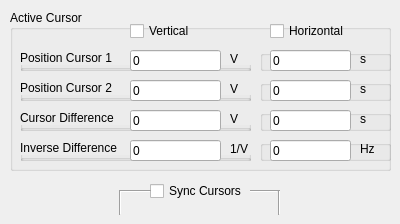
   <widget class="QWidget" name="Cursor">
    <property name="toolTip">
     <string>Activates and evaluates view cursors</string>
    </property>
    <attribute name="title">
     <string>Cursor</string>
    </attribute>
    <widget class="QGroupBox" name="groupCursor">
     <property name="geometry">
      <rect>
       <x>10</x>
       <y>10</y>
       <width>381</width>
       <height>161</height>
      </rect>
     </property>
     <property name="toolTip">
      <string>Cursor selection and positions</string>
     </property>
     <property name="title">
      <string>Active Cursor</string>
     </property>
     <widget class="QCheckBox" name="ckVertical">
      <property name="geometry">
       <rect>
        <x>120</x>
        <y>10</y>
        <width>90</width>
        <height>22</height>
       </rect>
      </property>
      <property name="text">
       <string>Vertical</string>
      </property>
     </widget>
     <widget class="QCheckBox" name="ckHorizontal">
      <property name="geometry">
       <rect>
        <x>260</x>
        <y>10</y>
        <width>90</width>
        <height>22</height>
       </rect>
      </property>
      <property name="text">
       <string>Horizontal</string>
      </property>
     </widget>
    </widget>
    <widget class="QGroupEditWithUnit" name="groupVerticalCursor1">
     <property name="geometry">
      <rect>
       <x>20</x>
       <y>50</y>
       <width>231</width>
       <height>21</height>
      </rect>
     </property>
     <property name="title">
      <string>Position Cursor 1</string>
     </property>
     <widget class="QLineEdit" name="editVerticalCursor1">
      <property name="geometry">
       <rect>
        <x>110</x>
        <y>0</y>
        <width>91</width>
        <height>21</height>
       </rect>
      </property>
      <property name="text">
       <string>0</string>
      </property>
     </widget>
     <widget class="QLabel" name="labelVerticalCursor1Unit">
      <property name="geometry">
       <rect>
        <x>210</x>
        <y>0</y>
        <width>21</width>
        <height>17</height>
       </rect>
      </property>
      <property name="text">
       <string>V</string>
      </property>
     </widget>
    </widget>
    <widget class="QGroupEditWithUnit" name="groupVerticalCursor2">
     <property name="geometry">
      <rect>
       <x>20</x>
       <y>80</y>
       <width>231</width>
       <height>21</height>
      </rect>
     </property>
     <property name="title">
      <string>Position Cursor 2</string>
     </property>
     <widget class="QLineEdit" name="editVerticalCursor2">
      <property name="geometry">
       <rect>
        <x>110</x>
        <y>0</y>
        <width>91</width>
        <height>21</height>
       </rect>
      </property>
      <property name="text">
       <string>0</string>
      </property>
     </widget>
     <widget class="QLabel" name="labelVerticalCursor2Unit">
      <property name="geometry">
       <rect>
        <x>210</x>
        <y>0</y>
        <width>21</width>
        <height>17</height>
       </rect>
      </property>
      <property name="text">
       <string>V</string>
      </property>
     </widget>
    </widget>
    <widget class="QGroupEditWithUnit" name="groupVerticalDifference">
     <property name="geometry">
      <rect>
       <x>20</x>
       <y>110</y>
       <width>231</width>
       <height>21</height>
      </rect>
     </property>
     <property name="title">
      <string>Cursor Difference</string>
     </property>
     <widget class="QLineEdit" name="editVerticalDifference">
      <property name="geometry">
       <rect>
        <x>110</x>
        <y>0</y>
        <width>91</width>
        <height>21</height>
       </rect>
      </property>
      <property name="text">
       <string>0</string>
      </property>
      <property name="readOnly">
       <bool>true</bool>
      </property>
     </widget>
     <widget class="QLabel" name="labelVerticalDifferenceUnit">
      <property name="geometry">
       <rect>
        <x>210</x>
        <y>0</y>
        <width>21</width>
        <height>17</height>
       </rect>
      </property>
      <property name="text">
       <string>V</string>
      </property>
     </widget>
    </widget>
    <widget class="QGroupEditWithUnit" name="groupVerticalInverseDifference">
     <property name="geometry">
      <rect>
       <x>20</x>
       <y>140</y>
       <width>231</width>
       <height>21</height>
      </rect>
     </property>
     <property name="title">
      <string>Inverse Difference</string>
     </property>
     <widget class="QLineEdit" name="editVerticalInverseDifference">
      <property name="geometry">
       <rect>
        <x>110</x>
        <y>0</y>
        <width>91</width>
        <height>21</height>
       </rect>
      </property>
      <property name="text">
       <string>0</string>
      </property>
      <property name="readOnly">
       <bool>true</bool>
      </property>
     </widget>
     <widget class="QLabel" name="labelVerticalInverseDifference">
      <property name="geometry">
       <rect>
        <x>210</x>
        <y>0</y>
        <width>21</width>
        <height>17</height>
       </rect>
      </property>
      <property name="text">
       <string>1/V</string>
      </property>
     </widget>
    </widget>
    <widget class="QGroupEditWithUnit" name="groupHorizontalCursor1">
     <property name="geometry">
      <rect>
       <x>260</x>
       <y>50</y>
       <width>131</width>
       <height>21</height>
      </rect>
     </property>
     <property name="title">
      <string/>
     </property>
     <widget class="QLineEdit" name="editHorizontalCursor1">
      <property name="geometry">
       <rect>
        <x>10</x>
        <y>0</y>
        <width>81</width>
        <height>21</height>
       </rect>
      </property>
      <property name="text">
       <string>0</string>
      </property>
     </widget>
     <widget class="QLabel" name="labelHorizontalCursor1Unit">
      <property name="geometry">
       <rect>
        <x>100</x>
        <y>0</y>
        <width>21</width>
        <height>17</height>
       </rect>
      </property>
      <property name="text">
       <string>s</string>
      </property>
     </widget>
    </widget>
    <widget class="QGroupEditWithUnit" name="groupHorizontalCursor2">
     <property name="geometry">
      <rect>
       <x>260</x>
       <y>80</y>
       <width>131</width>
       <height>21</height>
      </rect>
     </property>
     <property name="title">
      <string/>
     </property>
     <widget class="QLineEdit" name="editHorizontalCursor2">
      <property name="geometry">
       <rect>
        <x>10</x>
        <y>0</y>
        <width>81</width>
        <height>21</height>
       </rect>
      </property>
      <property name="text">
       <string>0</string>
      </property>
     </widget>
     <widget class="QLabel" name="labelHorizontalCursor2Unit">
      <property name="geometry">
       <rect>
        <x>100</x>
        <y>0</y>
        <width>21</width>
        <height>17</height>
       </rect>
      </property>
      <property name="text">
       <string>s</string>
      </property>
     </widget>
    </widget>
    <widget class="QGroupEditWithUnit" name="groupHorizontalDifference">
     <property name="geometry">
      <rect>
       <x>260</x>
       <y>110</y>
       <width>131</width>
       <height>21</height>
      </rect>
     </property>
     <property name="title">
      <string/>
     </property>
     <widget class="QLineEdit" name="editHorizontalDifference">
      <property name="geometry">
       <rect>
        <x>10</x>
        <y>0</y>
        <width>81</width>
        <height>21</height>
       </rect>
      </property>
      <property name="text">
       <string>0</string>
      </property>
      <property name="readOnly">
       <bool>true</bool>
      </property>
     </widget>
     <widget class="QLabel" name="labelHorizontalDifferenceUnit">
      <property name="geometry">
       <rect>
        <x>100</x>
        <y>0</y>
        <width>21</width>
        <height>17</height>
       </rect>
      </property>
      <property name="text">
       <string>s</string>
      </property>
     </widget>
    </widget>
    <widget class="QGroupEditWithUnit" name="groupHorizontalInverseDifference">
     <property name="geometry">
      <rect>
       <x>260</x>
       <y>140</y>
       <width>131</width>
       <height>21</height>
      </rect>
     </property>
     <property name="title">
      <string/>
     </property>
     <widget class="QLineEdit" name="editHorizontalInverseDifference">
      <property name="geometry">
       <rect>
        <x>10</x>
        <y>0</y>
        <width>81</width>
        <height>21</height>
       </rect>
      </property>
      <property name="text">
       <string>0</string>
      </property>
      <property name="readOnly">
       <bool>true</bool>
      </property>
     </widget>
     <widget class="QLabel" name="labelHorizontalInverseDifferenceUnit">
      <property name="geometry">
       <rect>
        <x>100</x>
        <y>0</y>
        <width>31</width>
        <height>17</height>
       </rect>
      </property>
      <property name="text">
       <string>Hz</string>
      </property>
     </widget>
    </widget>
    <widget class="QCheckBox" name="ckSyncCursors">
     <property name="geometry">
      <rect>
       <x>150</x>
       <y>180</y>
       <width>111</width>
       <height>22</height>
      </rect>
     </property>
     <property name="toolTip">
      <string>Synchronizes cursors of zoomed view</string>
     </property>
     <property name="text">
      <string>Sync Cursors</string>
     </property>
    </widget>
    <widget class="Line" name="line_4">
     <property name="geometry">
      <rect>
       <x>250</x>
       <y>190</y>
       <width>28</width>
       <height>2</height>
      </rect>
     </property>
     <property name="orientation">
      <enum>Qt::Horizontal</enum>
     </property>
    </widget>
    <widget class="Line" name="line_5">
     <property name="geometry">
      <rect>
       <x>278</x>
       <y>190</y>
       <width>2</width>
       <height>25</height>
      </rect>
     </property>
     <property name="orientation">
      <enum>Qt::Vertical</enum>
     </property>
    </widget>
    <widget class="Line" name="line_6">
     <property name="geometry">
      <rect>
       <x>120</x>
       <y>190</y>
       <width>31</width>
       <height>2</height>
      </rect>
     </property>
     <property name="orientation">
      <enum>Qt::Horizontal</enum>
     </property>
    </widget>
    <widget class="Line" name="line_7">
     <property name="geometry">
      <rect>
       <x>110</x>
       <y>190</y>
       <width>21</width>
       <height>25</height>
      </rect>
     </property>
     <property name="orientation">
      <enum>Qt::Vertical</enum>
     </property>
    </widget>
   </widget>
